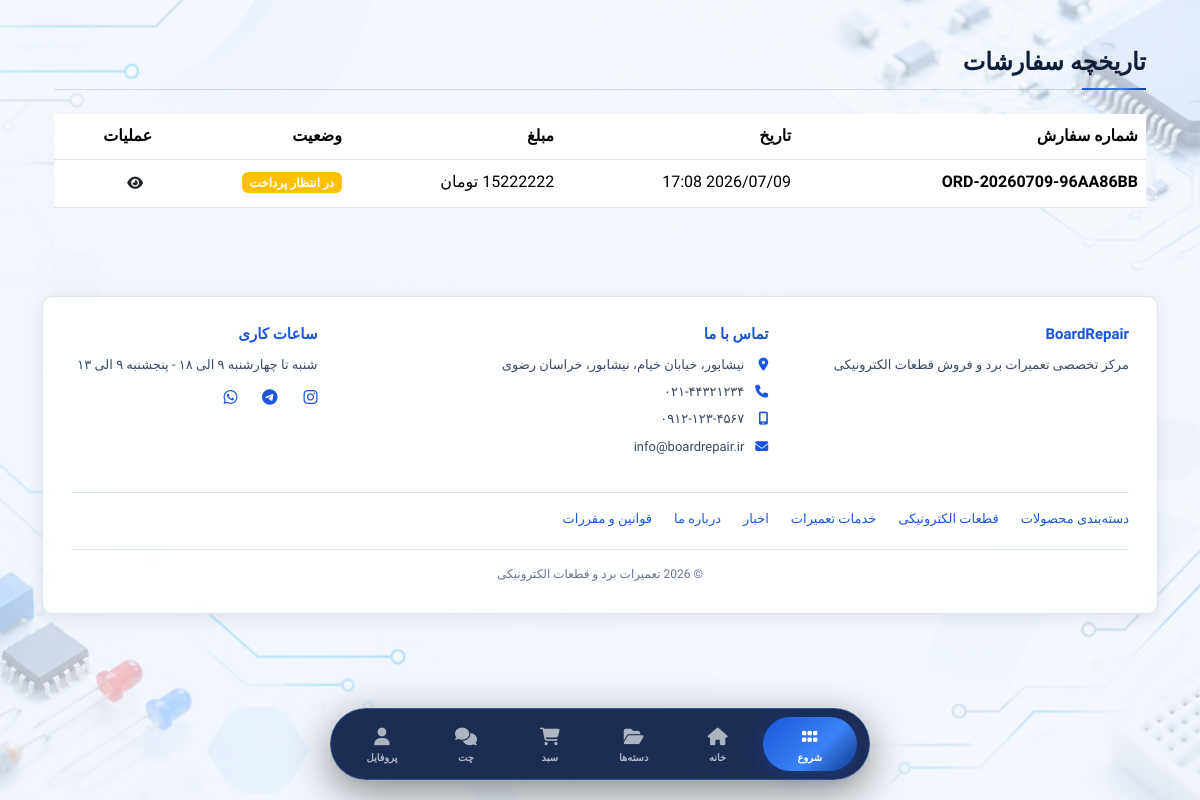
Screenshot of /orders/ (signed in) with the database file from the repository.
### shop/models.py (models this page shows, shortened)
class Order(models.Model):
    STATUS_CHOICES = [
        ('draft', 'پیش‌نویس (تکمیل نشده)'),
        ('pending', 'در انتظار پرداخت'),
        ('paid', 'پرداخت شده'),
        ('completed', 'تکمیل شده'),
        ('cancelled', 'لغو شده'),
    ]
    order_number = models.CharField(max_length=20, unique=True, blank=True, verbose_name="شماره سفارش")
    user = models.ForeignKey(User, on_delete=models.CASCADE, related_name='orders')
    cart = models.ForeignKey(Cart, on_delete=models.CASCADE)
    total_amount = models.DecimalField(max_digits=10, decimal_places=0, verbose_name="مبلغ کل")
    discount_code = models.ForeignKey(DiscountCode, on_delete=models.SET_NULL, null=True, blank=True, verbose_name="کد تخفیف")
    final_amount = models.DecimalField(max_digits=10, decimal_places=0, verbose_name="مبلغ نهایی")
    status = models.CharField(max_length=20, choices=STATUS_CHOICES, default='draft', verbose_name="وضعیت")
    full_name = models.CharField(max_length=100, blank=True, verbose_name="نام و نام خانوادگی گیرنده")
    phone = models.CharField(max_length=15, blank=True, verbose_name="شماره تماس")
    address = models.TextField(blank=True, verbose_name="آدرس کامل")
    postal_code = models.CharField(max_length=20, blank=True, verbose_name="کد پستی")
    created_at = models.DateTimeField(auto_now_add=True)
    updated_at = models.DateTimeField(auto_now=True)
    class Meta:
        verbose_name = "سفارش"
        verbose_name_plural = "سفارشات"

class SiteSettings(models.Model):
    COLOR_THEMES = [
        ('blue-gold', 'آبی و طلایی'),
        ('blue-blue', 'آبی و آبی'),
        ('black-blue', 'مشکی و آبی'),
        ('black-gold', 'مشکی و طلایی'),
    ]
    site_name = models.CharField(max_length=100, default="تعمیرات برد و قطعات الکترونیکی", verbose_name="نام سایت")
    site_description = models.TextField(blank=True, verbose_name="توضیحات سایت")
    logo_text = models.CharField(max_length=50, default="BoardRepair", verbose_name="متن لوگو")
    color_theme = models.CharField(max_length=20, choices=COLOR_THEMES, default='blue-gold', verbose_name="تم رنگی سایت")
    background_image = models.ImageField(upload_to='backgrounds/', blank=True, null=True, verbose_name="عکس پس‌زمینه")
    background_overlay_opacity = models.PositiveIntegerField(default=70, verbose_name="درصد تیرگی روی عکس (0-100)")
    background_fixed = models.BooleanField(default=True, verbose_name="ثابت بودن پس‌زمینه")
    address_line1 = models.CharField(max_length=200, default="تهران، خیابان اصلی", verbose_name="آدرس خط ۱")
    address_line2 = models.CharField(max_length=200, blank=True, verbose_name="آدرس خط ۲")
    address_city = models.CharField(max_length=100, default="تهران", verbose_name="شهر")
    address_state = models.CharField(max_length=100, default="تهران", verbose_name="استان")
    address_postal_code = models.CharField(max_length=20, blank=True, verbose_name="کد پستی")
    phone1 = models.CharField(max_length=20, default="۰۲۱-۴۴۳۲۱۲۳۴", verbose_name="تلفن ۱")
    phone2 = models.CharField(max_length=20, blank=True, verbose_name="تلفن ۲")
    mobile = models.CharField(max_length=20, default="۰۹۱۲-۱۲۳-۴۵۶۷", verbose_name="موبایل")
    email = models.EmailField(default="info@boardrepair.ir", verbose_name="ایمیل")
    instagram = models.CharField(max_length=100, blank=True, default="boardrepair", verbose_name="اینستاگرام")
    telegram = models.CharField(max_length=100, blank=True, default="boardrepair", verbose_name="تلگرام")
    whatsapp = models.CharField(max_length=100, blank=True, default="989121234567", verbose_name="واتساپ")
    working_hours = models.CharField(max_length=200, default="شنبه تا چهارشنبه ۹ الی ۱۸ - پنجشنبه ۹ الی ۱۳", verbose_name="ساعات کاری")
    min_amount_for_shaba = models.PositiveIntegerField(
        default=5000000,
        verbose_name="حداقل مبلغ برای شماره شبا (تومان)"
    )
    card_number = models.CharField(max_length=30, default="6037-9972-4418-1732", verbose_name="شماره کارت")
    card_holder_name = models.CharField(max_length=100, default="مدیر فروشگاه", verbose_name="نام صاحب کارت")
    shaba_number = models.CharField(max_length=30, default="IR123456789012345678901234", verbose_name="شماره شبا")
    bank_name = models.CharField(max_length=100, default="بانک ملی", verbose_name="نام بانک")
    updated_at = models.DateTimeField(auto_now=True)
    class Meta:
        verbose_name = "تنظیمات سایت"
        verbose_name_plural = "تنظیمات سایت"
    def get_full_address(self):
        address = self.address_line1
        if self.address_line2:
            address += f"، {self.address_line2}"
        address += f"، {self.address_city}، {self.address_state}"
        return address

### shop/views.py (the view)
# urls.py: path('orders/', views.order_history, name='order_history'),
@login_required
def order_history(request):
    orders = Order.objects.filter(user=request.user).exclude(status='draft').order_by('-created_at')
    draft_orders = Order.objects.filter(user=request.user, status='draft')
    return render(request, 'shop/order_history.html', {
        'orders': orders,
        'draft_orders': draft_orders
    })

### shop/context_processors.py (called while the page is built)
def site_settings(request):
    try:
        settings = SiteSettings.objects.first()
        if not settings:
            settings = SiteSettings.objects.create()
    except:
        settings = None
    return {
        'site_settings': settings,
    }

### shop/models.py (called while the page is built)
    def total_quantity(self):
        return sum(item.quantity for item in self.items.all())

### shop/views.py (called while the page is built)
def admin_access_middleware(get_response):
    def middleware(request):
        if request.path.startswith('/admin/') and not request.user.is_superuser:
            if is_admin_locked():
                return render(request, 'shop/admin_locked.html', status=403)
        return get_response(request)
    return middleware

### shop/templates/shop/order_history.html (shortened to what this page needs)
{% extends 'shop/base.html' %}
{% block content %}
<div class="container py-4">
    <h3 class="section-title">تاریخچه سفارشات</h3>
    {% if orders %}
        <div class="table-responsive">
            <table class="table table-hover">
                <thead>
                    <tr>
                        <th>شماره سفارش</th>
                        <th>تاریخ</th>
                        <th>مبلغ</th>
                        <th>وضعیت</th>
                        <th>عملیات</th>
                    </tr>
                </thead>
                <tbody>
                    {% for order in orders %}
                        <tr>
                            <td class="fw-bold">{{ order.order_number }}</td>
                            <td>{{ order.created_at|date:"Y/m/d H:i" }}</td>
                            <td>{{ order.final_amount|floatformat:0 }} تومان</td>
                            <td>
                                <span class="badge {% if order.status == 'pending' %}bg-warning{% elif order.status == 'paid' %}bg-info{% elif order.status == 'completed' %}bg-success{% else %}bg-secondary{% endif %}">
                                    {{ order.get_status_display }}
                                </span>
                            </td>
                            <td>
                                <a href="{% url 'shop:order_detail' order.id %}" class="btn btn-outline-custom btn-sm">
                                    <i class="fas fa-eye"></i>
                                </a>
                            </td>
                        </tr>
                    {% endfor %}
                </tbody>
            </table>
        </div>
    {% else %}
        <div class="text-center py-5">
            <i class="fas fa-box-open fa-4x text-muted"></i>
            <p class="mt-3">سفارشی ثبت نشده است</p>
        </div>
    {% endif %}
</div>
{% endblock %}

### shop/templates/shop/base.html (shortened to what this page needs)
{% load static %}
<!DOCTYPE html>
<html lang="fa" dir="rtl" data-theme="{{ site_settings.color_theme|default:'blue-gold' }}">
<head>
    <link rel="stylesheet" href="https://cdnjs.cloudflare.com/ajax/libs/font-awesome/6.5.1/css/all.min.css">
    <link rel="stylesheet" href="https://cdn.jsdelivr.net/npm/bootstrap@5.3.3/dist/css/bootstrap.rtl.min.css">
</head>
<body>
    <main class="py-4" id="main-content">
        <div class="container">
            {% block content %}{% endblock %}
            {% if site_settings %}
            <footer class="site-footer card-custom" itemscope itemtype="https://schema.org/WPFooter">
                <div class="row g-4">
                    <div class="col-md-4">
                        <h6>{{ site_settings.logo_text }}</h6>
                        <p>{{ site_settings.site_description|default:"مرکز تخصصی تعمیرات برد و فروش قطعات الکترونیکی" }}</p>
                    </div>
                    <div class="col-md-5">
                        <h6>تماس با ما</h6>
                        <ul>
                            <li><i class="fas fa-location-dot"></i>{{ site_settings.get_full_address }}</li>
                            <li><i class="fas fa-phone"></i>{{ site_settings.phone1 }}{% if site_settings.phone2 %} - {{ site_settings.phone2 }}{% endif %}</li>
                            <li><i class="fas fa-mobile-screen"></i>{{ site_settings.mobile }}</li>
                            <li><i class="fas fa-envelope"></i>{{ site_settings.email }}</li>
                        </ul>
                    </div>
                    <div class="col-md-3">
                        <h6>ساعات کاری</h6>
                        <p>{{ site_settings.working_hours }}</p>
                        <div class="d-flex gap-3 mt-2">
                            {% if site_settings.instagram %}<a href="https://instagram.com/{{ site_settings.instagram }}" target="_blank" rel="noopener" aria-label="اینستاگرام"><i class="fab fa-instagram"></i></a>{% endif %}
                            {% if site_settings.telegram %}<a href="https://t.me/{{ site_settings.telegram }}" target="_blank" rel="noopener" aria-label="تلگرام"><i class="fab fa-telegram"></i></a>{% endif %}
                            {% if site_settings.whatsapp %}<a href="https://wa.me/{{ site_settings.whatsapp }}" target="_blank" rel="noopener" aria-label="واتساپ"><i class="fab fa-whatsapp"></i></a>{% endif %}
                        </div>
                    </div>
                </div>
                <nav class="footer-links" aria-label="پیوندهای مهم">
                    <a href="{% url 'shop:category_list' %}">دسته‌بندی محصولات</a>
                    <a href="{% url 'shop:component_list' %}">قطعات الکترونیکی</a>
                    <a href="{% url 'shop:repair_services' %}">خدمات تعمیرات</a>
                    <a href="{% url 'shop:news_list' %}">اخبار</a>
                    <a href="{% url 'shop:about' %}">درباره ما</a>
                    <a href="{% url 'shop:terms' %}">قوانین و مقررات</a>
                </nav>
                <div class="footer-bottom">© {% now "Y" %} {{ site_settings.site_name }}</div>
            </footer>
            {% endif %}
        </div>
    </main>
    <div class="bottom-dock">
        <nav class="dock-container" aria-label="ناوبری اصلی">
            <button class="dock-start-btn" onclick="toggleStartMenu()" id="startBtn" aria-label="منوی شروع">
                <i class="fas fa-grip"></i><span>شروع</span>
            </button>
            <a href="{% url 'shop:home' %}" class="dock-item {% if request.path == '/' %}active{% endif %}" aria-label="خانه">
                <i class="fas fa-house"></i><span>خانه</span>
            </a>
            <a href="{% url 'shop:category_list' %}" class="dock-item" aria-label="دسته‌ها">
                <i class="fas fa-folder-open"></i><span>دسته‌ها</span>
            </a>
            <a href="{% url 'shop:cart' %}" class="dock-item" aria-label="سبد خرید">
                <i class="fas fa-cart-shopping"></i><span>سبد</span>
            </a>
            <a href="{% url 'shop:chat' %}" class="dock-item" aria-label="چت پشتیبانی">
                <i class="fas fa-comments"></i><span>چت</span>
            </a>
            <a href="{% url 'shop:profile' %}" class="dock-item" aria-label="پروفایل">
                <i class="fas fa-user"></i><span>پروفایل</span>
            </a>
        </nav>
    </div>
</body>
</html>

### rows the page displays
Order: order_number "ORD-20260709-96AA86BB", created_at "2026/07/09 17:08", status "در انتظار پرداخت"
SiteSettings: logo_text "BoardRepair", site_description "مرکز تخصصی تعمیرات برد و فروش قطعات الکترونیکی", get_full_address "نیشابور، خیابان خیام، نیشابور، خراسان رضوی", phone1 "۰۲۱-۴۴۳۲۱۲۳۴", mobile "۰۹۱۲-۱۲۳-۴۵۶۷", email "info@boardrepair.ir", working_hours "شنبه تا چهارشنبه ۹ الی ۱۸ - پنجشنبه ۹ الی ۱۳", site_name "تعمیرات برد و قطعات الکترونیکی"
